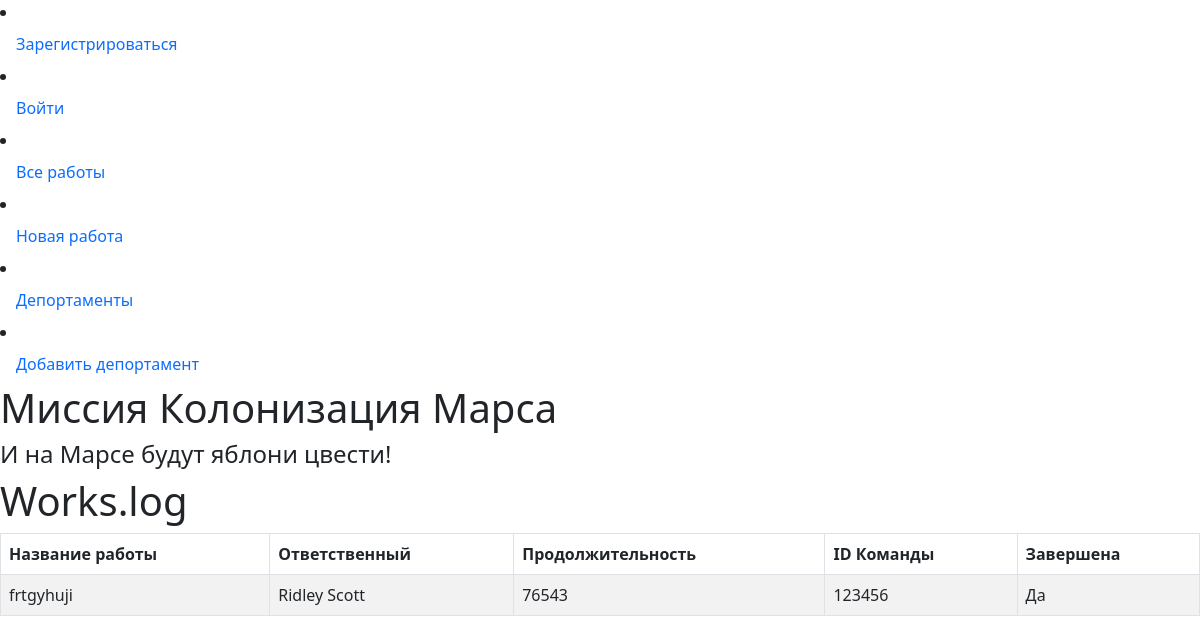
Before: / with the older database file.
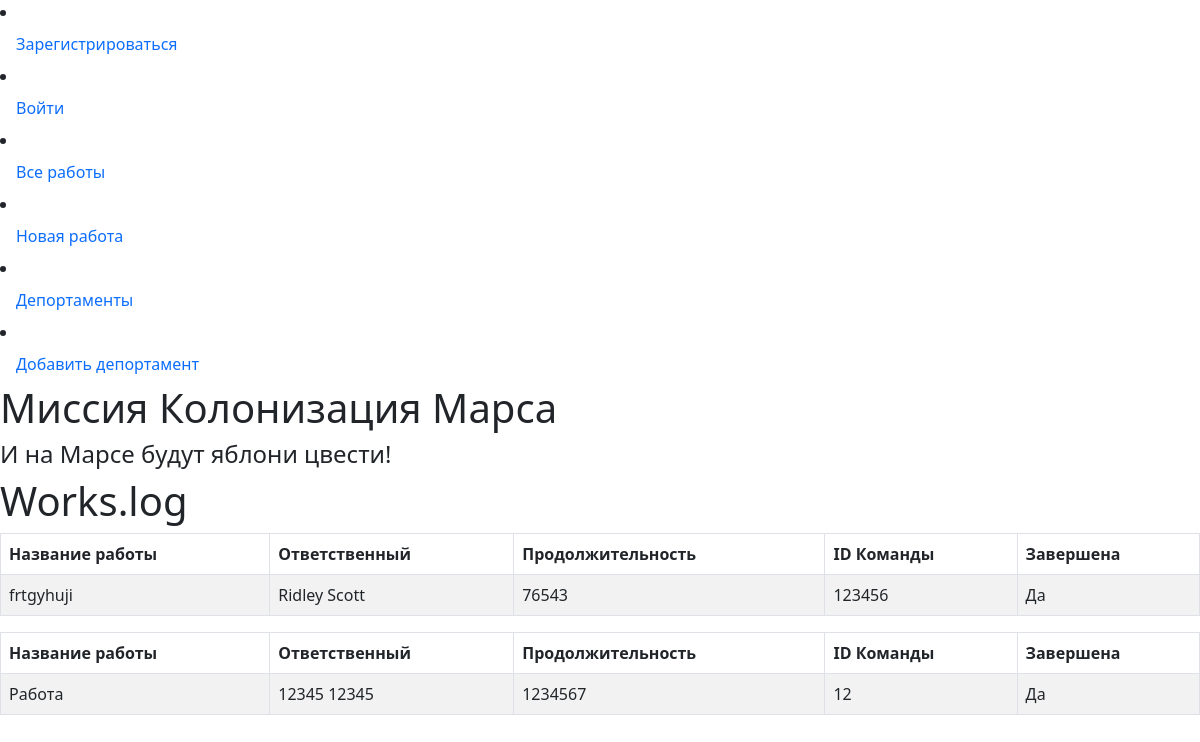
After: the same page with the newer database file.
### data/users.py (models this page shows, shortened)
class Jobs(SqlAlchemyBase):
    __tablename__ = "jobs"
    id = sqlalchemy.Column(sqlalchemy.Integer, primary_key=True, autoincrement=True)
    team_leader = sqlalchemy.Column(
        sqlalchemy.Integer, sqlalchemy.ForeignKey("users.id")
    )
    job = sqlalchemy.Column(sqlalchemy.String)
    work_size = sqlalchemy.Column(sqlalchemy.Integer, default=datetime.datetime.now)
    collaborators = sqlalchemy.Column(sqlalchemy.String)
    start_date = sqlalchemy.Column(sqlalchemy.DateTime, default=datetime.datetime.now)
    end_date = sqlalchemy.Column(sqlalchemy.DateTime, default=datetime.datetime.now)
    is_finished = sqlalchemy.Column(sqlalchemy.Boolean, default=True)

### app.py (the view)
@app.route('/')
def users():
    db_sess = db_session.create_session()
    jobs = db_sess.query(Jobs).all()
    users = {}
    for job in jobs:
        usera = db_sess.query(User).filter(User.id == job.team_leader)
        for user in usera:
            users[job.id] = f'{user.name} {user.surname}'
    return render_template('jobs.html', jobs=jobs, users=users)

### data/db_session.py (called while the page is built)
def create_session() -> Session:
    global __factory
    return __factory()

### templates/jobs.html (shortened to what this page needs)
{% extends "base.html" %}
{% block content %}
<h1>Works.log</h1>
{% for job in jobs %}
<table class="table table-striped table-bordered">
    <thead>
                <tr>
                    <th>Название работы</th>
                    <th>Ответственный</th>
                    <th>Продолжительность</th>
                    <th>ID Команды</th>
                    <th>Завершена</th>
                </tr>
            </thead>
            <tbody>
                <tr>
                    <td>{{ job.job }}</td>
                    <td>{{ users[job.id] }}</td>
                    <td>{{ job.work_size }}</td>
                    <td>{{ job.collaborators }}</td>
                    <td>
                        {% if job.is_finished %}
                            Да
                        {% else %}
                            Нет
                        {% endif %}
                    </td>
                </tr>
            </tbody>
        </table>
{% endfor %}
{% endblock %}

### templates/base.html (shortened to what this page needs)
<!doctype html>
<html lang="en">
<head>
    <link rel="stylesheet"
          href="https://cdn.jsdelivr.net/npm/bootstrap@5.0.0-beta1/dist/css/bootstrap.min.css"
>
    <link rel="stylesheet" type="text/css" href="static/css/style.css"/>
    <link rel="stylesheet"
          href="https://cdn.jsdelivr.net/npm/bootstrap@5.0.0-beta1/dist/css/bootstrap.min.css"
>
                {% if current_user.is_authenticated %}
                    <li class="nav-item">
                        <a class="nav-link" href="{{ url_for('logout') }}">{{ current_user.name }} {{ current_user.surname }}</a>
                    </li>
                {% else %}
                    <li class="nav-item">
                        <a class="nav-link" href="{{ url_for('register') }}">Зарегистрироваться</a>
                    </li>
                    <li class="nav-item">
                        <a class="nav-link" href="{{ url_for('login') }}">Войти</a>
                    </li>
                {% endif %}
                    <li class="nav-item">
                        <a class="nav-link" href="{{ url_for('users') }}">Все работы</a>
                    </li>
                    <li class="nav-item">
                        <a class="nav-link" href="{{ url_for('jobs') }}">Новая работа</a>
                    </li>
                    <li class="nav-item">
                        <a class="nav-link" href="{{ url_for('departaments') }}">Депортаменты</a>
                    </li>
                    <li class="nav-item">
                        <a class="nav-link" href="{{ url_for('departament_register') }}">Добавить депортамент</a>
                    </li>
</head>
<body>
<h1> Миссия Колонизация Марса </h1>
<h4>И на Марсе будут яблони цвести!</h4>
{% block content %}{% endblock %}
</body>
</html>
<!DOCTYPE html>
<html lang="en">
<head>
</head>
</html>

Changed rows visible on the page:
added Jobs: job "Работа", users "12345 12345", work_size "1234567", collaborators "12", is_finished "Да"
